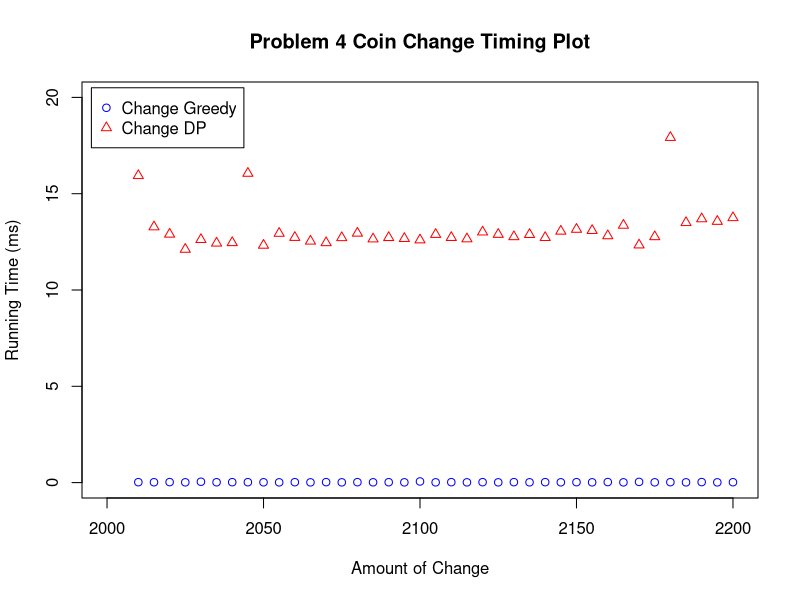
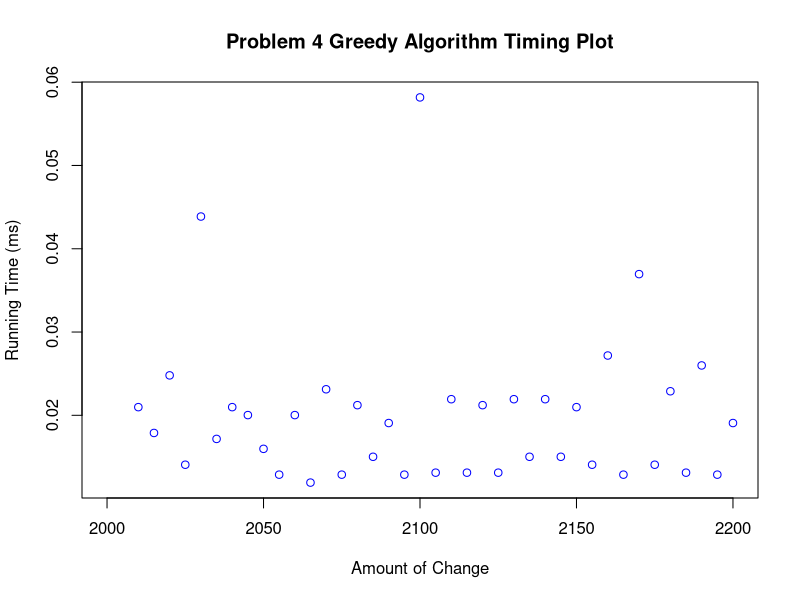
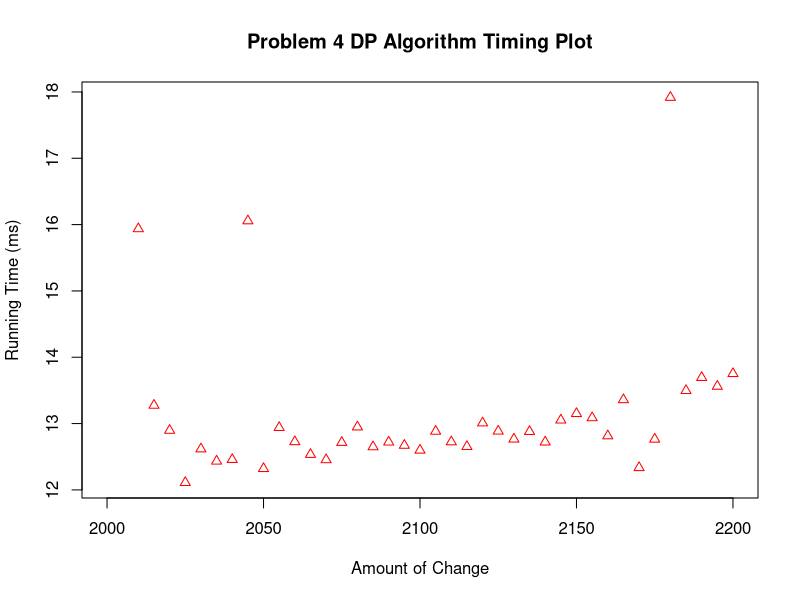

These charts were generated, in order, by the following R code:
data <- read.csv(file="timing4.csv",head=TRUE,sep=",")

y1 = data$timing[data$algorithm=="changegreedy"]
y2 = data$timing[data$algorithm=="changedp"]

df <- data.frame(y1, y2, x = data$size[data$algorithm=="changedp"])

plot(y1 ~ x, data=df, type="p", pch=1, cex=1, col="blue", xlim=c(2000, 2200), ylim=c(0, 20), main="Problem 4 Coin Change Timing Plot", xlab="Amount of Change", ylab="Running Time (ms)")

lines(y2 ~ x, data=df, type="p", pch=2, cex=1, col="red")

legend(1995, 20.5, c("Change Greedy", "Change DP"), pch=c(1,2), col=c("blue","red"))

dev.copy(png, 'time1.png')
dev.off()

plot(y1 ~ x, data=df, type="p", pch=1, cex=1, col="blue", xlim=c(2000, 2200), main="Problem 4 Greedy Algorithm Timing Plot", xlab="Amount of Change", ylab="Running Time (ms)")
dev.copy(png, 'time1greedy.png')
dev.off()

plot(y2 ~ x, data=df, type="p", pch=2, cex=1, col="red", xlim=c(2000, 2200), main="Problem 4 DP Algorithm Timing Plot", xlab="Amount of Change", ylab="Running Time (ms)")
dev.copy(png, 'time1dp.png')
dev.off()